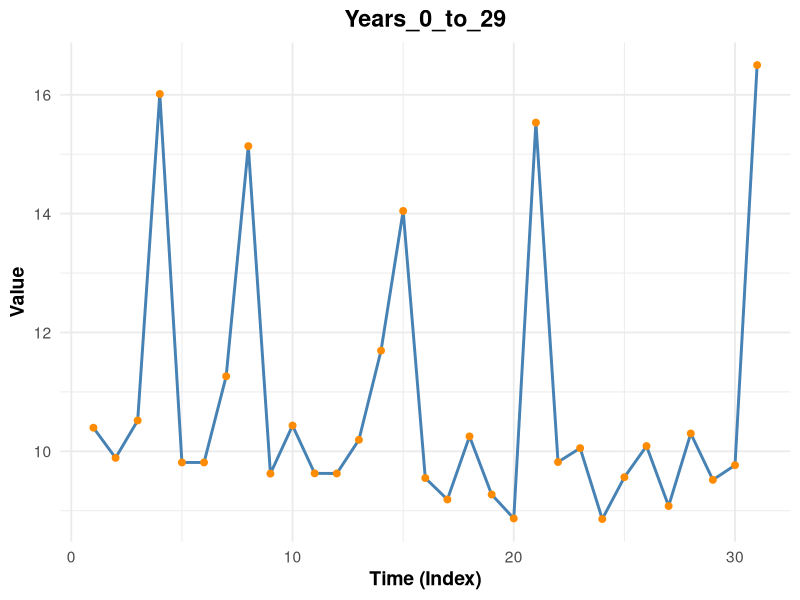
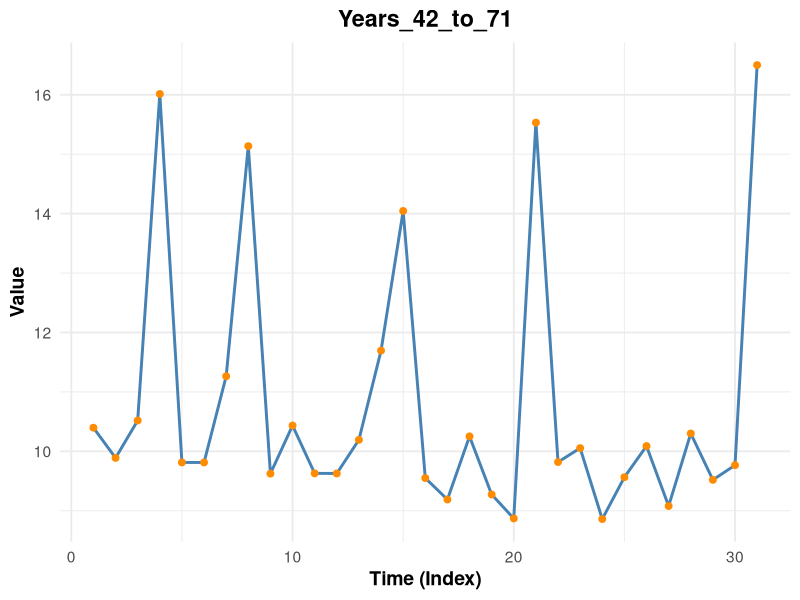
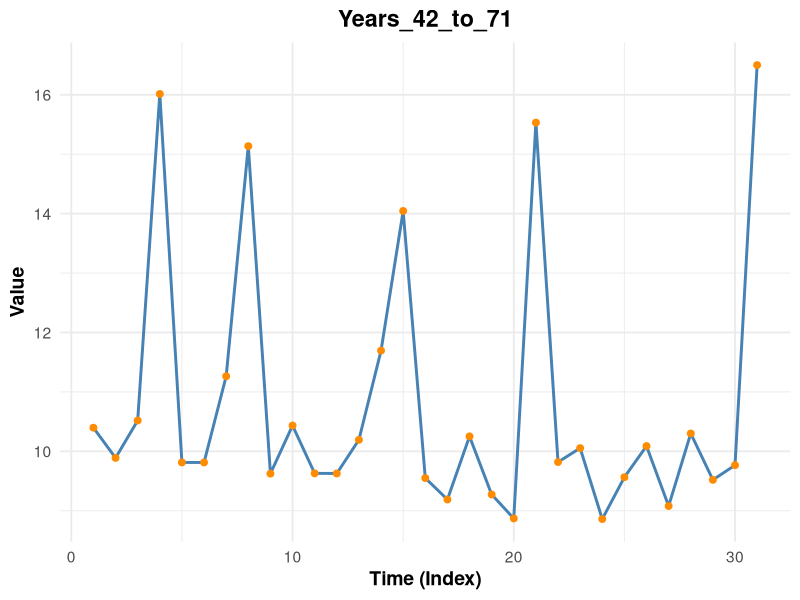

These charts were generated, in order, by the following R code: (Note: this script raises an error after producing the figures.)
# Load necessary libraries
library(ggplot2)
library(readr)
library(dplyr)
library(gridExtra)

# Load the data
data <- read_csv("significant_mk_windows.csv")

# Set up a function to plot each series in a nice format
plot_time_series <- function(data, series_name, title) {
   ggplot(data, aes(x = 1:nrow(data), y = !!sym(series_name))) +
      geom_line(color = "steelblue", size = 1) +
      geom_point(color = "darkorange", size = 2) +
      labs(
         title = title,
         x = "Time (Index)",
         y = "Value"
      ) +
      theme_minimal(base_size = 14) +
      theme(
         plot.title = element_text(hjust = 0.5, face = "bold"),
         axis.title.x = element_text(face = "bold"),
         axis.title.y = element_text(face = "bold")
      )
}

# Generate plots for each series

# Irregular Large Impact (El Niño-like events)
plot_time_series(data, "Years","Years_0_to_29")
plot_time_series(data, "Years","Years_42_to_71")
plot_time_series(data, "Years","Years_42_to_71")


# Multi-Year or Decadal Cycles
p3 <- plot_time_series(data, "Multi_Year_Cycle_A", "Multi-Year Cycle - Dataset A")
p4 <- plot_time_series(data, "Multi_Year_Cycle_B", "Multi-Year Cycle - Dataset B")

# Seasonal Cyclicity with Long-Term Variability
p5 <- plot_time_series(data, "Annual_Seasonality_A", "Annual Seasonality with Drift - Dataset A")
p6 <- plot_time_series(data, "Annual_Seasonality_B", "Annual Seasonality with Drift - Dataset B")

# Step Changes or Abrupt Shifts
p7 <- plot_time_series(data, "Step_Change_A", "Step Change - Dataset A")
p8 <- plot_time_series(data, "Step_Change_B", "Step Change - Dataset B")

# Nonstationary Cyclicity Due to Climate Change
p9 <- plot_time_series(data, "Nonstationary_Cycle_A", "Nonstationary Cycle - Dataset A")
p10 <- plot_time_series(data, "Nonstationary_Cycle_B", "Nonstationary Cycle - Dataset B")

# Print plots
grid.arrange(p1, p2, ncol = 2)
grid.arrange(p3, p4, ncol = 2)
grid.arrange(p5, p6, ncol = 2)
grid.arrange(p7, p8, ncol = 2)
grid.arrange(p9, p10, ncol = 2)
grid.arrange(p9, p10, ncol = 2)
print(p7)
print(p8)
print(p9)
print(p10)
